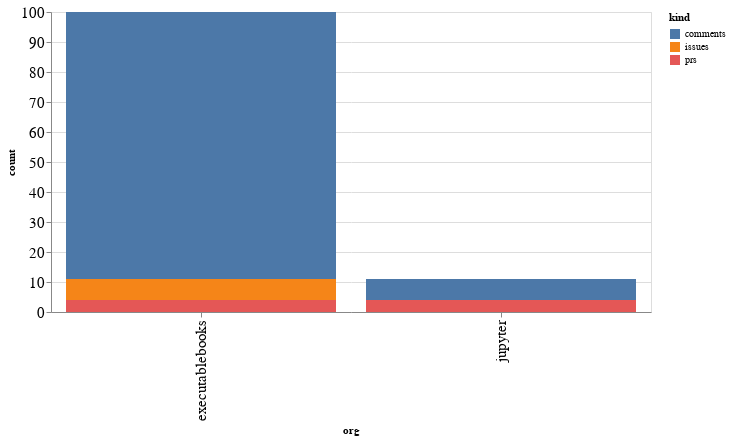

This figure's notebook cell:
### Code cell
alt.Chart(org_summaries, width=600).mark_bar().encode(
    x='org',
    y='count',
    color='kind',
    tooltip="org"
)

### Figure 1 — Vega-Lite specification as saved in the notebook (floating-point values rounded to 4 significant figures)
{"config": {"axisLeft": {"labelFontSize": 15}, "axisBottom": {"labelFontSize": 15}}, "data": {"name": "data-6f357352a626673353b8fda7bd110193"}, "mark": "bar", "encoding": {"color": {"type": "nominal", "field": "kind"}, "tooltip": {"type": "nominal", "field": "org"}, "x": {"type": "nominal", "field": "org"}, "y": {"type": "quantitative", "field": "count"}}, "width": 600, "$schema": "https://vega.github.io/schema/vega-lite/v4.8.1.json", "datasets": {"data-6f357352a626673353b8fda7bd110193": [{"org": "executablebooks", "kind": "comments", "count": 89}, {"org": "executablebooks", "kind": "issues", "count": 7}, {"org": "executablebooks", "kind": "prs", "count": 4}, {"org": "jupyter", "kind": "comments", "count": 7}, {"org": "jupyter", "kind": "prs", "count": 4}]}}
